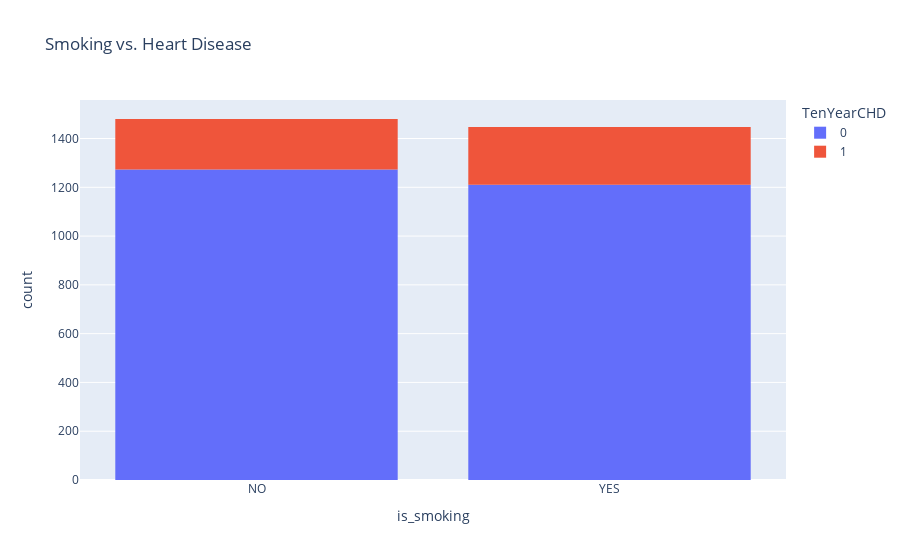

Notebook code cell kept with this figure:
### Markdown cell above
The share of patients with heart disease seems highest for 'some high school' education (1) and then decreasing with higher education. Important to note that this is not a causal relationship (low education causing heart disease) but potentially still a correlation present between education and heart disease.

### Code cell
px.histogram(df_clean, x='is_smoking', 
       title='Smoking vs. Heart Disease', 
       color='TenYearCHD')

### Figure 1 — Plotly figure (JSON) as saved in the notebook; plotly's stock layout.template omitted (floating-point values rounded to 4 significant figures; data arrays with more than 128 entries replaced by an {"elided": "..."} marker saying what was removed)
{"data": [{"alignmentgroup": "True", "bingroup": "x", "hovertemplate": "TenYearCHD=0<br>is_smoking=%{x}<br>count=%{y}<extra></extra>", "legendgroup": "0", "marker": {"color": "#636efa", "pattern": {"shape": ""}}, "name": "0", "offsetgroup": "0", "orientation": "v", "showlegend": true, "type": "histogram", "x": {"elided": "2483 str values"}, "xaxis": "x", "yaxis": "y"}, {"alignmentgroup": "True", "bingroup": "x", "hovertemplate": "TenYearCHD=1<br>is_smoking=%{x}<br>count=%{y}<extra></extra>", "legendgroup": "1", "marker": {"color": "#EF553B", "pattern": {"shape": ""}}, "name": "1", "offsetgroup": "1", "orientation": "v", "showlegend": true, "type": "histogram", "x": {"elided": "444 str values"}, "xaxis": "x", "yaxis": "y"}], "layout": {"barmode": "relative", "legend": {"title": {"text": "TenYearCHD"}, "tracegroupgap": 0}, "title": {"text": "Smoking vs. Heart Disease"}, "xaxis": {"anchor": "y", "domain": [0, 1], "title": {"text": "is_smoking"}}, "yaxis": {"anchor": "x", "domain": [0, 1], "title": {"text": "count"}}}}
